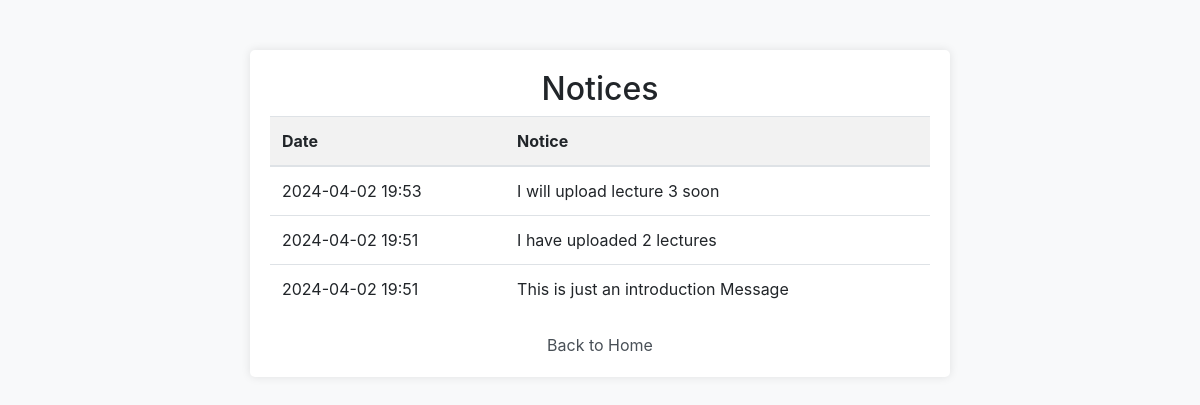
Page /student/notices/ on the committed database.
### teacher/models.py (models this page shows)
class Notice(models.Model):
    content = models.TextField()
    created_at = models.DateTimeField(auto_now_add=True)

### student/views.py (the view)
# urls.py: path('notices/', views.student_notice, name='student_notice'),
def student_notice(request):
    notices = Notice.objects.all().order_by('-created_at')
    return render(request, 'student/studentnotice.html', {'notices': notices})

### student/templates/student/studentnotice.html (shortened to what this page needs)
{% load static %}
<!DOCTYPE html>
<html lang="en">
<head>
    <link rel="stylesheet" href="https://stackpath.bootstrapcdn.com/bootstrap/4.5.2/css/bootstrap.min.css">
</head>
<body>
    <div class="notices-container">
        <h2 class="text-center">Notices</h2>
        <table class="table">
            <thead>
                <tr>
                    <th>Date</th>
                    <th>Notice</th>
                </tr>
            </thead>
            <tbody>
                {% for notice in notices %}
                <tr>
                    <td>{{ notice.created_at|date:"Y-m-d H:i" }}</td>
                    <td>{{ notice.content }}</td>
                </tr>
                {% endfor %}
            </tbody>
        </table>
        <a href="{% url 'home' %}" class="back-link">Back to Home</a>
    </div>
</body>
</html>

### student/templates/student/studentnotice.html (style rules this page uses)
body { background-color: #f8f9fa; }
.notices-container { padding: 20px; background-color: #fff; border-radius: 5px; box-shadow: 0 0 10px rgba(0, 0, 0, 0.1); margin: 50px auto; max-width: 700px; }
.back-link { display: block; text-align: center; margin-top: 20px; color: #495057; text-decoration: none; }
th { background-color: #f2f2f2; }

### rows in the picture
Notice: created_at "2024-04-02 19:53", content "I will upload lecture 3 soon"
Notice: created_at "2024-04-02 19:51", content "I have uploaded 2 lectures"
Notice: created_at "2024-04-02 19:51", content "This is just an introduction Message"
